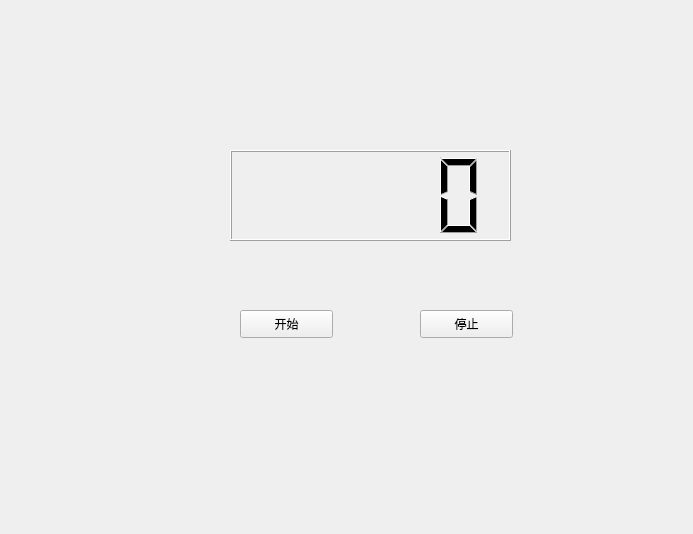
<?xml version="1.0" encoding="UTF-8"?>
<ui version="4.0">
 <class>MyWidget</class>
 <widget class="QWidget" name="MyWidget">
  <property name="geometry">
   <rect>
    <x>0</x>
    <y>0</y>
    <width>693</width>
    <height>534</height>
   </rect>
  </property>
  <property name="windowTitle">
   <string>MyWidget</string>
  </property>
  <widget class="QLCDNumber" name="lcdNumber">
   <property name="geometry">
    <rect>
     <x>230</x>
     <y>150</y>
     <width>281</width>
     <height>91</height>
    </rect>
   </property>
  </widget>
  <widget class="QPushButton" name="start">
   <property name="geometry">
    <rect>
     <x>240</x>
     <y>310</y>
     <width>93</width>
     <height>28</height>
    </rect>
   </property>
   <property name="text">
    <string>开始</string>
   </property>
  </widget>
  <widget class="QPushButton" name="stop">
   <property name="geometry">
    <rect>
     <x>420</x>
     <y>310</y>
     <width>93</width>
     <height>28</height>
    </rect>
   </property>
   <property name="text">
    <string>停止</string>
   </property>
  </widget>
 </widget>
 <resources/>
 <connections/>
</ui>
